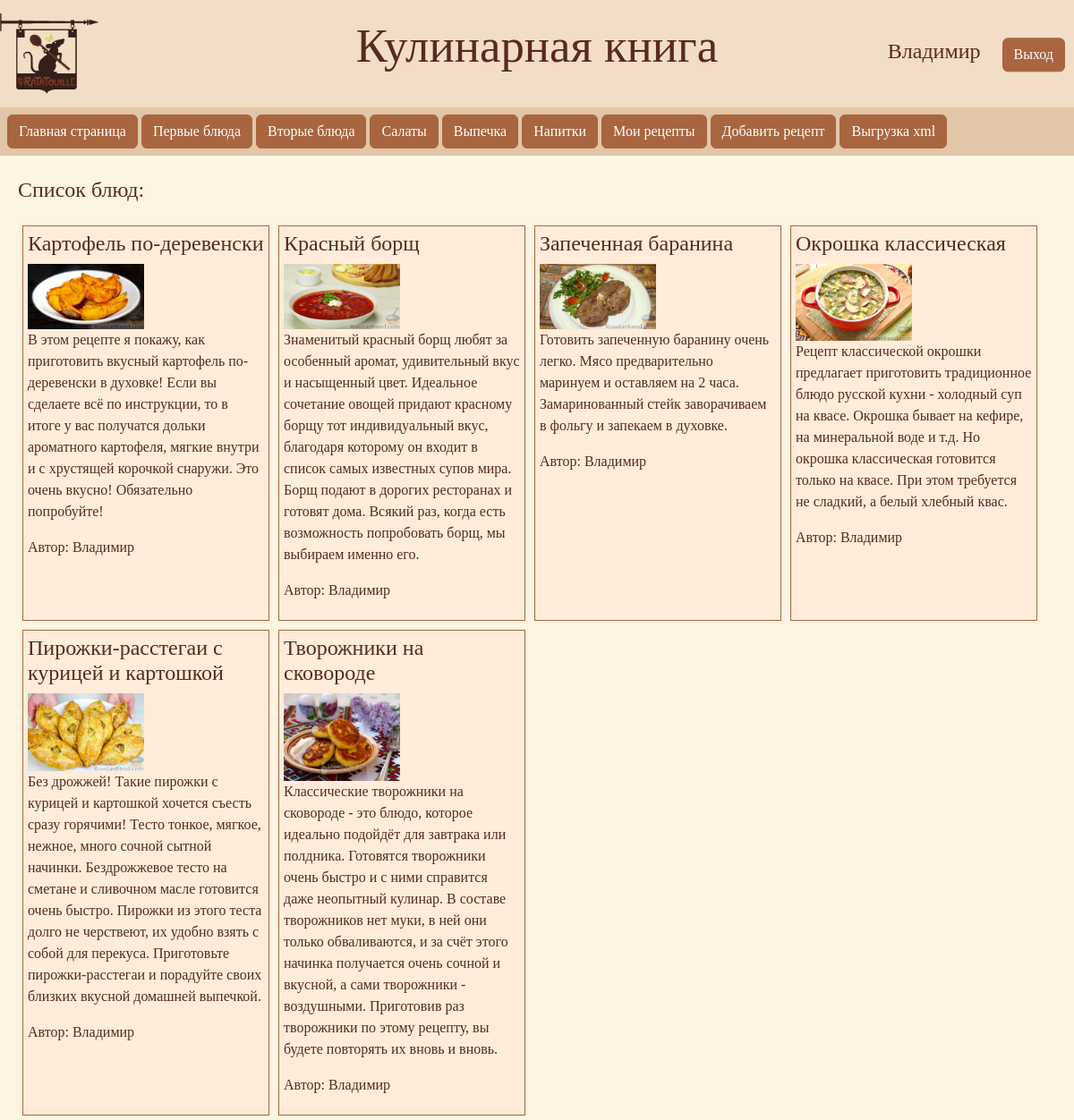
/my_recipes (signed in), run on the app's committed database.
### culinary_guide/models.py (models this page shows)
class Dishes(models.Model):
    title = models.CharField(max_length=200)
    description = models.TextField()
    products = models.TextField()
    recipe = models.TextField()
    image = models.CharField(max_length=200, default='')
    category = models.ForeignKey(Categories, on_delete=models.CASCADE)
    user = models.ForeignKey(User, on_delete=models.CASCADE)

### culinary_guide/views.py (the view)
# urls.py: path('my_recipes', views.my_recipes, name='my_recipes'),
def my_recipes(request):
    dishes = Dishes.objects.filter(user=request.user.id)
    return render(request, 'my_recipes.html', {'dishes': dishes})

### culinary_guide/templates/my_recipes.html
{% extends "base.html" %}
{% load static %}
{% block content %}
    <div>
        <div class="el">
            <h4>Список блюд:</h4>
        </div>
        <div class="d-flex flex-wrap">
            {% for dish in dishes %}
                <div class="dish">
                    <a href="dish_info/{{dish.id}}" class="text-decoration-none text-reset">
                        <div>
                            <h4>
                                {{dish.title}}
                            </h4>
                            <img class="image" src={% static dish.image %}>
                            <p>
                                {{dish.description}}
                            </p>
                            <p>
                                Автор: {{dish.user}}
                            </p>
                        </div>
                    </a>
                </div>
            {% endfor %}
        </div>
    </div>
{% endblock %}

### culinary_guide/templates/base.html (shortened to what this page needs)
<!DOCTYPE html>
<html lang="ru">
    <head>
        {% load static %}
        <link rel="stylesheet" href="{% static 'css/style.css' %}" />
        <link href="https://cdn.jsdelivr.net/npm/bootstrap@5.2.3/dist/css/bootstrap.min.css" rel="stylesheet" />
    </head>
    <body>
        {% load static %}
        <div class="layout">
            <header class="position-relative header">
                <div class="position-absolute top-50 start-0 translate-middle-y">
                    <img class="logo" src="{% static 'images/logo.png' %}">
                </div>
                <div class="position-absolute top-50 start-50 translate-middle">
                    <p class="title_style">Кулинарная книга</p>
                </div>
                <div class="position-absolute top-50 end-0 translate-middle-y">
                    {% if user.is_authenticated %}
                        <p class="user">{{user}}</p>
                        <a class="btn btn-primary btn-header" role="button" href="/logout">Выход</a>
                    {% else %}
                        <a class="btn btn-primary btn-header" role="button" href="/login">Вход</a>
                    {% endif %}
                </div>
            </header>
            <nav class="p-2 mb-4 menu">
                {% if user.is_authenticated %}
                    <a class="btn btn-primary btn-menu" role="button" href="/">Главная страница</a>
                    <a class="btn btn-primary btn-menu" role="button" href="/first_meal">Первые блюда</a>
                    <a class="btn btn-primary btn-menu" role="button" href="/main_dishes">Вторые блюда</a>
                    <a class="btn btn-primary btn-menu" role="button" href="/salads">Салаты</a>
                    <a class="btn btn-primary btn-menu" role="button" href="/bakery_productsl">Выпечка</a>
                    <a class="btn btn-primary btn-menu" role="button" href="/beverages">Напитки</a>
                    <a class="btn btn-primary btn-menu" role="button" href="/my_recipes">Мои рецепты</a>
                    <a class="btn btn-primary btn-menu" role="button" href="/add_dish">Добавить рецепт</a>
                    <a class="btn btn-primary btn-menu" role="button" href="/export">Выгрузка xml</a>
                {% endif %}
            </nav>
            <main class="content">
            {% block content %}
            {% endblock %}
            </main>
        </div>
    </body>
</html>

### culinary_guide/static/css/style.css (style rules this page uses)
.layout { font-family: Georgia; color: #572A23; max-width: 1440px; min-height: 100vh; margin: 0 auto; padding: 0; background-color: #FDF4E3; }
.header { height: 120px; width: 100%; background-color: #F2DDC6; color: #572A23; }
.title_style { font-size: 330%; font-weight: 500; }
.logo { width: 110px; }
.user { display: inline; font-size: 150%; font-weight: 300; margin: 0 10px; }
.btn-header { margin: 0 10px; background-color: #A86540 !important; border: 1px double #A86540 !important; font-weight: 540 !important; }
.menu { background-color: #E1C6A8 }
.btn-menu { background-color: #A86540 !important; border: 1px double #A86540 !important; font-weight: 540 !important; }
.content { width: 100%; height: 100%; padding: 0 20px; }
.dish { width: 23vw; margin: 5px; padding: 5px; background-color: #FFECDA; border: 1px double #A86540; text-decoration: none; }
.image { width: 130px; }
.el { margin: 20px 0; }

### data on the page
Dishes: title "Картофель по-деревенски", image (picture), description "В этом рецепте я покажу, как приготовить вкусный картофель по-деревенски в духовке! Если вы сделаете всё по инструкции, то в итоге у вас получатся дольки ароматного картофеля, мягкие внутри и с хрустящей корочкой снаружи. Это очень вкусно! Обязательно попробуйте!", user "Владимир"
Dishes: title "Красный борщ", image (picture), description "Знаменитый красный борщ любят за особенный аромат, удивительный вкус и насыщенный цвет. Идеальное сочетание овощей придают красному борщу тот индивидуальный вкус, благодаря которому он входит в список самых известных супов мира. Борщ подают в дорогих ресторанах и готовят дома. Всякий раз, когда есть возможность попробовать борщ, мы выбираем именно его.", user "Владимир"
Dishes: title "Запеченная баранина", image (picture), description "Готовить запеченную баранину очень легко. Мясо предварительно маринуем и оставляем на 2 часа. Замаринованный стейк заворачиваем в фольгу и запекаем в духовке.", user "Владимир"
Dishes: title "Окрошка классическая", image (picture), description "Рецепт классической окрошки предлагает приготовить традиционное блюдо русской кухни - холодный суп на квасе. Окрошка бывает на кефире, на минеральной воде и т.д. Но окрошка классическая готовится только на квасе. При этом требуется не сладкий, а белый хлебный квас.", user "Владимир"
Dishes: title "Пирожки-расстегаи с курицей и картошкой", image (picture), description "Без дрожжей! Такие пирожки с курицей и картошкой хочется съесть сразу горячими! Тесто тонкое, мягкое, нежное, много сочной сытной начинки. Бездрожжевое тесто на сметане и сливочном масле готовится очень быстро. Пирожки из этого теста долго не черствеют, их удобно взять с собой для перекуса. Приготовьте пирожки-расстегаи и порадуйте своих близких вкусной домашней выпечкой.", user "Владимир"
Dishes: title "Творожники на сковороде", image (picture), description "Классические творожники на сковороде - это блюдо, которое идеально подойдёт для завтрака или полдника. Готовятся творожники очень быстро и с ними справится даже неопытный кулинар. В составе творожников нет муки, в ней они только обваливаются, и за счёт этого начинка получается очень сочной и вкусной, а сами творожники - воздушными. Приготовив раз творожники по этому рецепту, вы будете повторять их вновь и вновь.", user "Владимир"

### other printed values
{{ user }} "Владимир"
